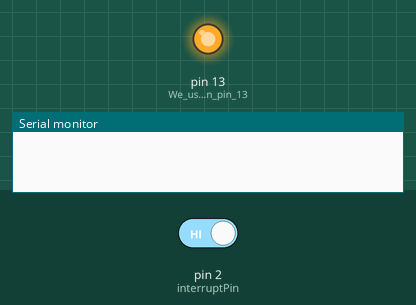
This sketch was run on a simulated Arduino Uno, built with avr-gcc and run on an emulated ATmega328P. Shown: output pins drawn as LEDs (lit = HIGH), the last lines printed to the serial monitor. The test bench sets the inputs (shaded band); at power-on: pin 2 (interruptPin) HIGH.

Above: at 1.2 s.
1.3 s: pin 2 (interruptPin) driven LOW
At 5.9 s:
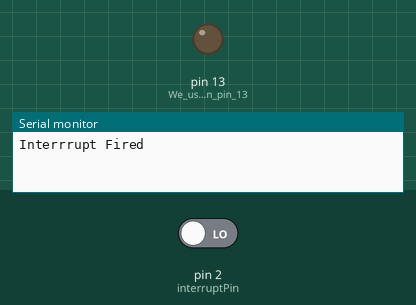
Timing chart, 0 to 13.3 s (numbered marks = the images above; inputs shaded):
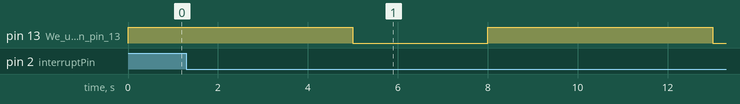

The sketch:

arduino_sleep_tutorial_sketch1v1_0_0.ino
```cpp
/**
 * Author:Ab Kurk
 * version: 1.0
 * date: 24/01/2018
 * Description:
 * This sketch is part of the beginners guide to putting your Arduino to sleep
 * tutorial. It is to demonstrate how to put your arduino into deep sleep and
 * how to wake it up.
 * Link To Tutorial http://www.thearduinomakerman.info/blog/2018/1/24/guide-to-arduino-sleep-mode
 */

#include "arduino.h"
//#include <avr/sleep.h>//this AVR library contains the methods that controls the sleep modes
#include "LowPower.h"
#define interruptPin 2 //Pin we are going to use to wake up the Arduino


void setup() {
  Serial.begin(115200);//Start Serial Comunication
  pinMode(LED_BUILTIN,OUTPUT);//We use the led on pin 13 to indecate when Arduino is A sleep
  pinMode(interruptPin,INPUT_PULLUP);//Set pin d2 to input using the buildin pullup resistor
  digitalWrite(LED_BUILTIN,HIGH);//turning LED on
}

void loop() {
 delay(5000);//wait 5 seconds before going to sleep
 Going_To_Sleep();
}

void Going_To_Sleep(){
    //sleep_enable();//Enabling sleep mode
    attachInterrupt(0, wakeUp, LOW);//attaching a interrupt to pin d2
    //set_sleep_mode(SLEEP_MODE_PWR_DOWN);//Setting the sleep mode, in our case full sleep
    digitalWrite(LED_BUILTIN,LOW);//turning LED off
    delay(1000); //wait a second to allow the led to be turned off before going to sleep
    //sleep_cpu();//activating sleep mode
    LowPower.powerDown(SLEEP_2S, ADC_OFF, BOD_OFF);
    Serial.println("just woke up!");//next line of code executed after the interrupt
    digitalWrite(LED_BUILTIN,HIGH);//turning LED on
  }

void wakeUp(){
  Serial.println("Interrrupt Fired");//Print message to serial monitor
   //sleep_disable();//Disable sleep mode
  detachInterrupt(0); //Removes the interrupt from pin 2;
}
```
